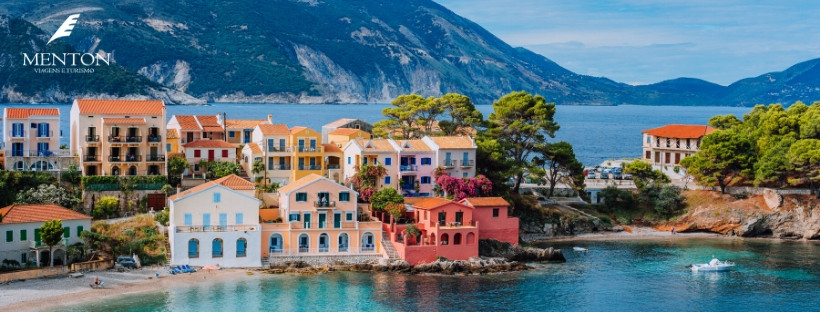
//> input picture paisagem.jpg, 820 x 312 px
$ ./homomorfico paisagem.jpg   (built with g++ and OpenCV 4)
//> lines starting //> are read from the running program, lines starting //| are printed output that depends on the picture
#include <iostream>
#include <opencv2/opencv.hpp>

using namespace cv;
using namespace std;

void deslocaDFT(Mat& image ){
  Mat tmp, A, B, C, D;
  image = image(Rect(0, 0, image.cols & -2, image.rows & -2));
  int cx = image.cols/2;
  int cy = image.rows/2;
  A = image(Rect(0, 0, cx, cy));
  B = image(Rect(cx, 0, cx, cy));
  C = image(Rect(0, cy, cx, cy));
  D = image(Rect(cx, cy, cx, cy));
  A.copyTo(tmp);
  D.copyTo(A);
  tmp.copyTo(D);
  C.copyTo(tmp);
  B.copyTo(C);
  tmp.copyTo(B);
}

int gammaL_slider = 5, gammaH_slider = 20, sharpC_slider = 4, cutoff_slider = 30;
const int gammaL_max = 10, gammaH_max = 40, sharpC_max = 15, cutoff_max = 120;
double gammaL, gammaH, sharpC, cutoff;
Mat image, imageFiltered, padded;
int dft_M, dft_N;

Mat homomorphic(double gl, double gh, double c, double d0){
  Mat filter = Mat(padded.size(), CV_32FC2, Scalar(0));
  Mat tmp = Mat(dft_M, dft_N, CV_32F);

  for(int i=0; i<dft_M; i++){
    for(int j=0; j<dft_N; j++){
      tmp.at<float> (i,j) = (gh - gl)*(1 - exp(-c*(((i-dft_M/2)*(i-dft_M/2) +
      (j-dft_N/2)*(j-dft_N/2) ) / (d0*d0)))) + gl;
    }
  }

  Mat comps[]= {tmp,tmp};
  imshow("Filter", tmp);
  merge(comps, 2, filter);
  return filter;
}

void applyFilter(void){
  Mat complex;
  vector<Mat> planos; planos.clear();
  Mat zeros = Mat_<float>::zeros(padded.size());
  Mat realInput = Mat_<float>(padded);

  realInput += Scalar::all(1);
  log(realInput,realInput);
  planos.push_back(realInput);
  planos.push_back(zeros);
  merge(planos, complex);

  dft(complex, complex);
  deslocaDFT(complex);
  resize(complex,complex,padded.size());
  normalize(complex,complex,0,1,cv::NORM_MINMAX);

  Mat filter = homomorphic(gammaL,gammaH,sharpC,cutoff);

  mulSpectrums(complex,filter,complex,0);
  deslocaDFT(complex);
  idft(complex, complex);

  planos.clear();
  split(complex, planos);
  exp(planos[0],planos[0]);
  normalize(planos[0], planos[0], 0, 1, cv::NORM_MINMAX);
  imageFiltered = planos[0].clone();
}

void on_trackbar(int, void*){
  gammaL = (double) gammaL_slider/10.0;
  gammaH = (double) gammaH_slider/10.0;
  sharpC = (double) sharpC_slider;
  cutoff = (double) cutoff_slider;
  applyFilter();
  imshow("Homomorphic",imageFiltered);
}

int main(int argc, char** argv){
  if(argc < 2) {
    cout <<  "Necessita de uma imagem como segundo argumento!\n";
    return -1;
  }

  image = imread(argv[1], IMREAD_GRAYSCALE);
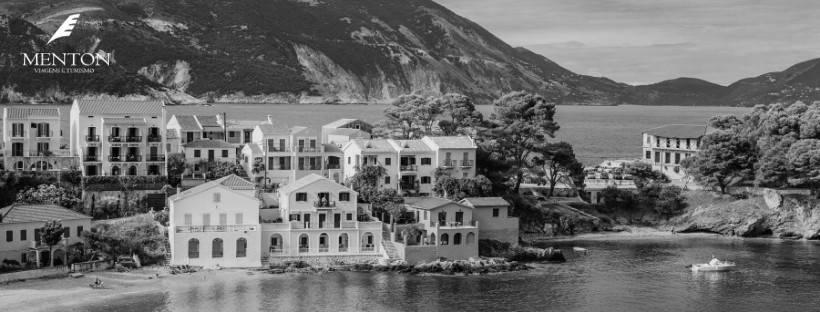
//> image: 312 rows x 820 cols, CV_8UC1; min 0, max 255, mean 108.4

  if(!image.data) {
    cout<<"Erro ao abrir a imagem!\n";
    return -1;
  }

  namedWindow("Homomorphic", WINDOW_KEEPRATIO);
  namedWindow("Original", WINDOW_KEEPRATIO);
  namedWindow("Filter", WINDOW_KEEPRATIO);

  imshow("Original",image);

  dft_M = getOptimalDFTSize(image.rows);
//> dft_M = 320
  dft_N = getOptimalDFTSize(image.cols);
//> dft_N = 864

  copyMakeBorder(image, padded, 0, dft_M - image.rows, 0, dft_N - image.cols,
  BORDER_CONSTANT, Scalar::all(0));
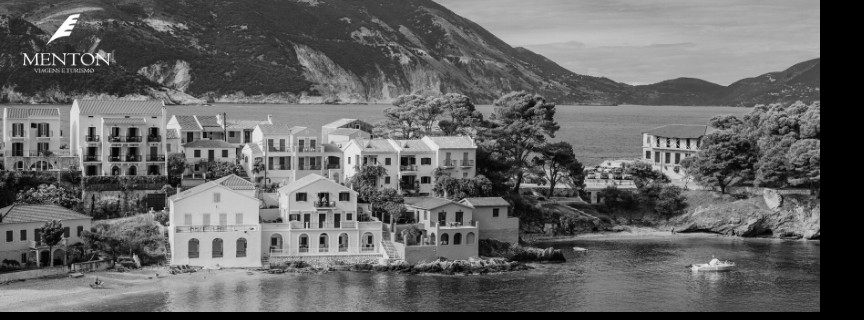
//> padded: 320 rows x 864 cols, CV_8UC1; min 0, max 255, mean 100.3

  imageFiltered = padded.clone();

  cout << "Original: " << image.rows << "x" << image.cols << endl;
//| Original: 312x820
  cout << "Padded: "   << padded.rows << "x" << padded.cols << endl;
//| Padded: 320x864

  char TrackbarName[50];

  sprintf( TrackbarName, "Gamma L");
  createTrackbar( TrackbarName, "Homomorphic", &gammaL_slider, gammaL_max, on_trackbar);

  sprintf( TrackbarName, "Gamma H");
  createTrackbar( TrackbarName, "Homomorphic", &gammaH_slider, gammaH_max, on_trackbar);

  sprintf( TrackbarName, "Sharp C");
  createTrackbar( TrackbarName, "Homomorphic", &sharpC_slider, sharpC_max, on_trackbar);

  sprintf( TrackbarName, "Cutoff Freq");
  createTrackbar( TrackbarName, "Homomorphic", &cutoff_slider, cutoff_max, on_trackbar);

  waitKey(0);
//> in applyFilter, `planos.push_back(realInput);`:
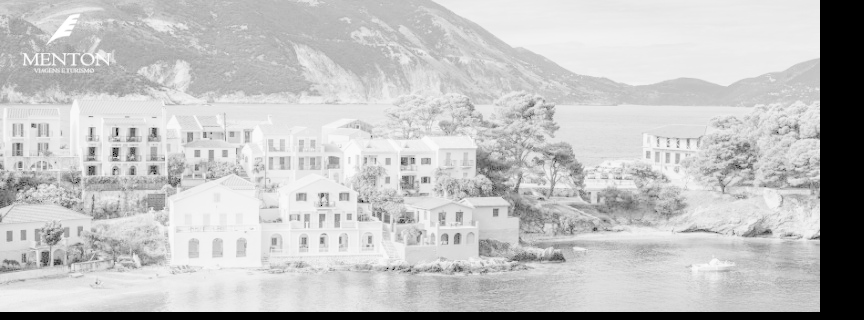
//> planos[0]: 320 rows x 864 cols, CV_32FC1; min 0, max 5.55, mean 4.22; drawn with min black and max white
//> in applyFilter, `planos.push_back(zeros);`: planos[1]: 320 rows x 864 cols, CV_32FC1; every value is 0
//> after the loop in homomorphic, `for(int i=0; i<dft_M; i++)`:
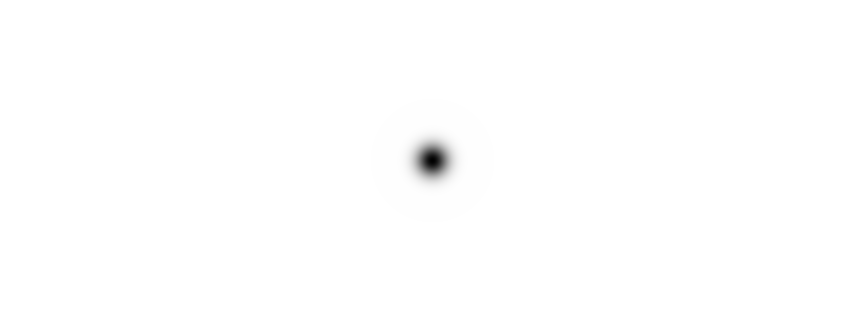
//> tmp: 320 rows x 864 cols, CV_32FC1; min 0.5, max 2, mean 2; drawn with min black and max white
//> in applyFilter, `split(complex, planos);`:
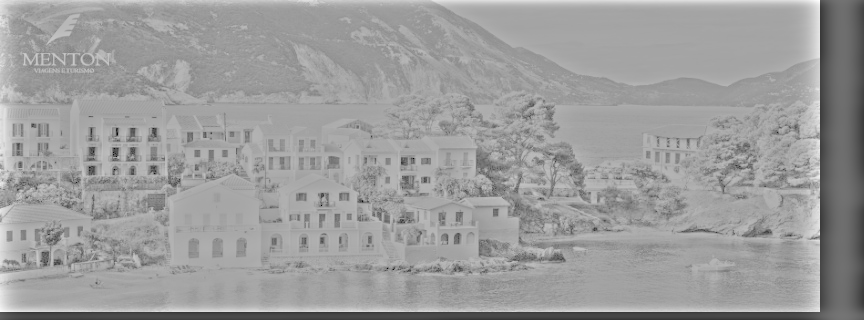
//> planos[0]: 320 rows x 864 cols, CV_32FC1; min -1.59, max 1.76, mean 0.47; drawn with min black and max white
//> in applyFilter, `normalize(planos[0], planos[0], 0, 1, cv::NORM_MINMAX);`:
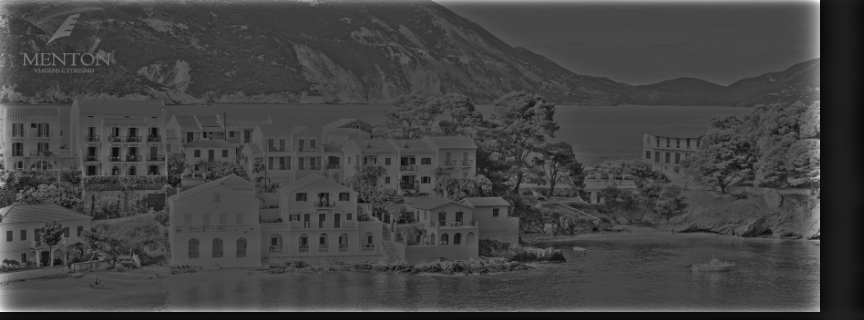
//> planos[0]: 320 rows x 864 cols, CV_32FC1; min 0, max 1, mean 0.263
  return 0;
}

$ run again, on equalizeluzsaida.png
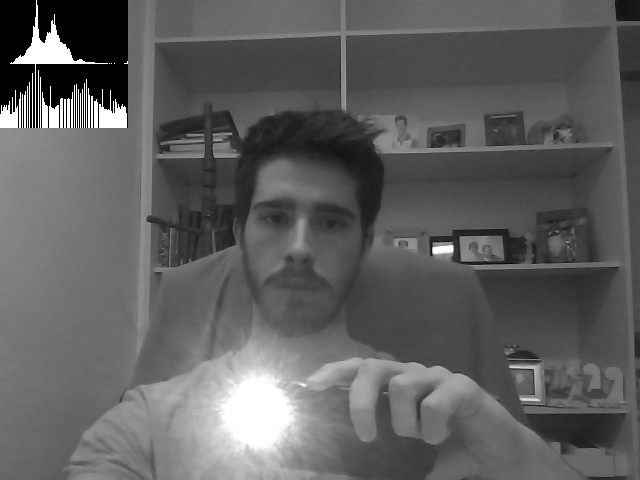
//> input picture equalizeluzsaida.png, 640 x 480 px
//> image is the input picture: 480 rows x 640 cols, CV_8UC1; min 0, max 255, mean 94.8
//| Original: 480x640
//| Padded: 480x640
//> after the loop in homomorphic, `for(int i=0; i<dft_M; i++)`:
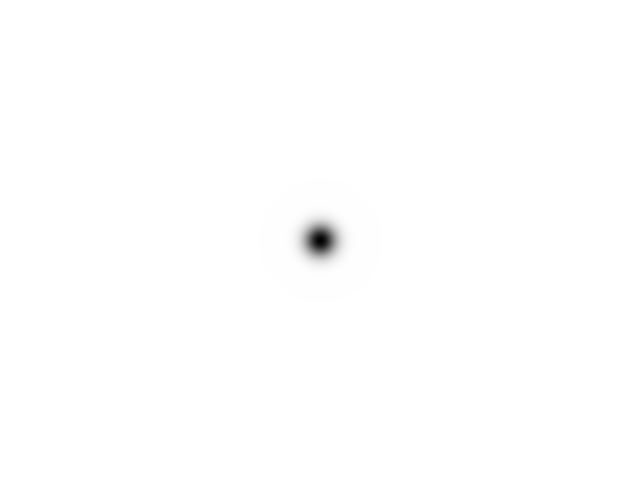
//> tmp: 480 rows x 640 cols, CV_32FC1; min 0.5, max 2, mean 2; drawn with min black and max white
//> in applyFilter, `normalize(planos[0], planos[0], 0, 1, cv::NORM_MINMAX);`:
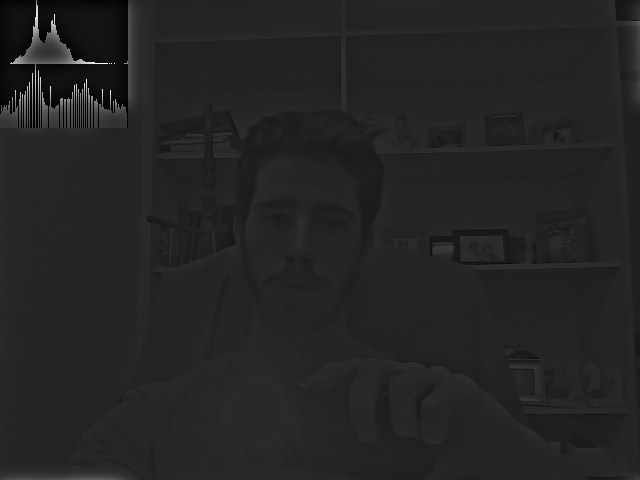
//> planos[0]: 480 rows x 640 cols, CV_32FC1; min 0, max 1, mean 0.144

$ run again, on eu.png
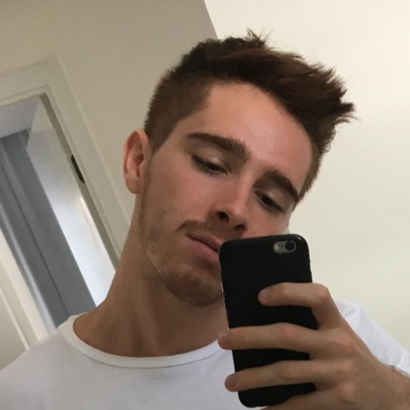
//> input picture eu.png, 410 x 410 px
//| Original: 410x410
//| Padded: 432x432
//> after the loop in homomorphic, `for(int i=0; i<dft_M; i++)`:
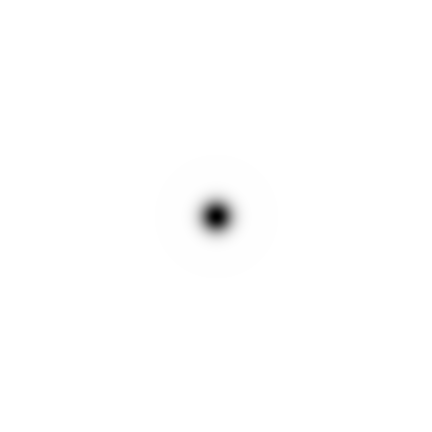
//> tmp: 432 rows x 432 cols, CV_32FC1; min 0.5, max 2, mean 1.99; drawn with min black and max white
//> in applyFilter, `normalize(planos[0], planos[0], 0, 1, cv::NORM_MINMAX);`:
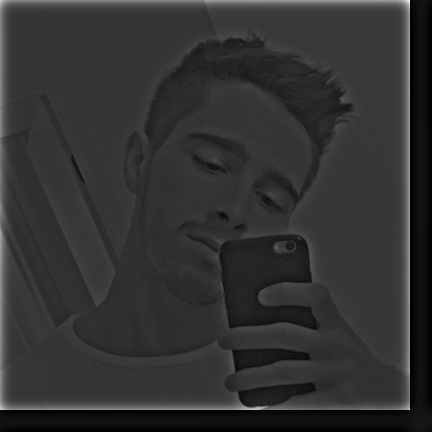
//> planos[0]: 432 rows x 432 cols, CV_32FC1; min 0, max 1, mean 0.199
